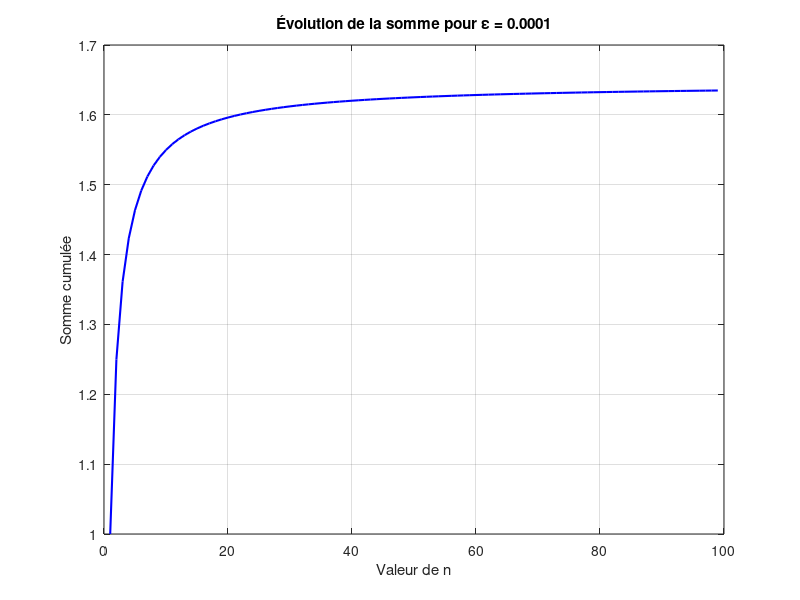

Write the MATLAB code that produced this figure.
clear; clc;

%% Paramètres
epsilon = 1e-4; 
n = 1;
somme = 0;
historique_somme = []; 

%% Calcul de la somme
while (1/n^2) > epsilon
    somme = somme + (1/n^2);
    historique_somme(n) = somme; 
    n = n + 1;
end

%% Affichage des résultats
N = n;
fprintf('Le plus petit entier N tel que 1/N^2 <= %f est : %d\n', epsilon, N);
fprintf('La somme totale est : %f\n', somme);

%% Visualisation graphique
figure;
plot(1:length(historique_somme), historique_somme, 'b-', 'LineWidth', 1.5);
grid on;
xlabel('Valeur de n');
ylabel('Somme cumulée');
title(['Évolution de la somme pour \epsilon = ', num2str(epsilon)]);

%% EXPLICATIONS
%Logique du code :
%Le programme calcule la somme des termes 1/n² jusqu'à ce que le terme suivant soit inférieur à epsilon.
%Cette somme converge vers π²/6 d'après le résultat de Leonhard Euler.

%Algorithme :
%Boucle while qui s'arrête lorsque 1/n² <= epsilon.
%À chaque itération : ajout du terme 1/n² à la somme, sauvegarde dans l'historique, incrémentation de n.
%L'historique permet de tracer l'évolution de la convergence.

%Choix de conception :
%Utilisation d'un vecteur historique_somme pour conserver toutes les valeurs intermédiaires.
%Epsilon défini comme paramètre pour faciliter les tests avec différentes précisions.
%Graphique pour visualiser la convergence de la série.
%Sections commentées (%%) pour structurer le code de manière claire.
